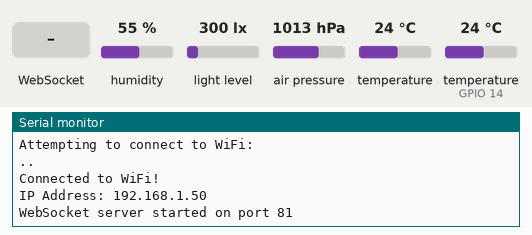
The sketch below on a simulated ESP8266 (NodeMCU). On the bench: the last lines printed to the serial monitor. Inputs (shaded band) come from the test bench; at power-on: humidity 55 %, light level 300 lx, air pressure 1013 hPa, temperature 24 °C, temperature (sensor on GPIO 14) 24 °C. WiFi joins after 1.5 s; servers stay silent unless stated.

Above: at 3.2 s.
3.3 s: WebSocket text "BMP180" received
At 4.4 s:
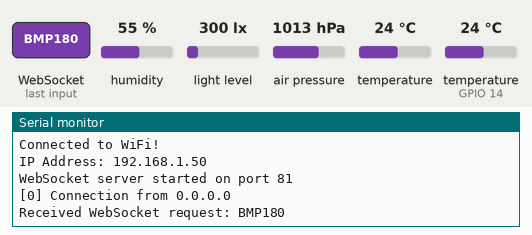
4.8 s: WebSocket text "BH1750" received
At 5.5 s:
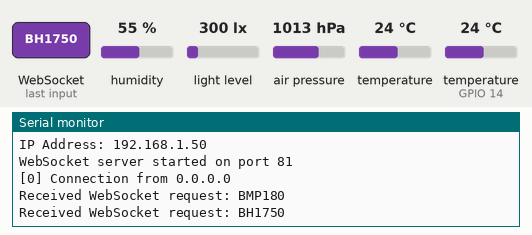
6.3 s: WebSocket text "DHT11" received
At 6.7 s:
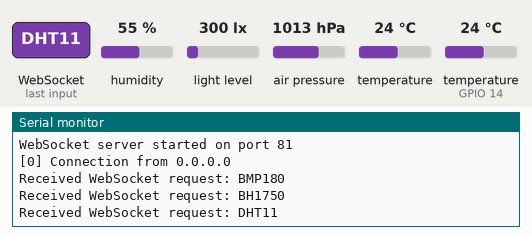
7.8 s: WebSocket text "1" received
At 9.0 s:
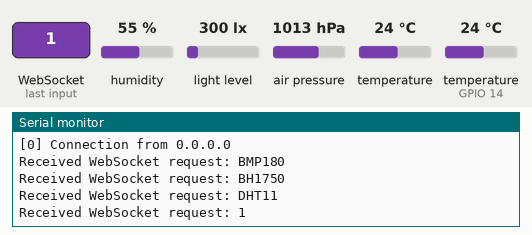

The sketch:

mqtt_sensors.ino
```cpp
#include <Wire.h>
#include <Adafruit_Sensor.h>
#include <Adafruit_BMP085_U.h>
#include <BH1750.h>
#include <DHT.h>
#include <DHT_U.h>
#include <ESP8266WiFi.h>
#include <WebSocketsServer.h>
#include "arduino_secrets.h" // Include the header for WiFi credentials

// BMP180
Adafruit_BMP085_Unified bmp = Adafruit_BMP085_Unified(10085);

// BH1750
BH1750 lightMeter;

// DHT11
#define DHTPIN 14  // Pinul GPIO al plăcii conectat la DATA (OUT) al senzorului
#define DHTTYPE DHT11
DHT dht(DHTPIN, DHTTYPE);

// I2C Pins
#define SDA_PIN 4  // SDA conectat la GPIO4 (D2)
#define SCL_PIN 5  // SCL conectat la GPIO5 (D1)

// WiFi and WebSocket Configuration
WebSocketsServer webSocket(81); // WebSocket server on port 81

void connectToWiFi() {
  Serial.print("Attempting to connect to WiFi: ");
  Serial.println(ssid);
  WiFi.begin(ssid, pass);
  while (WiFi.status() != WL_CONNECTED) {
    Serial.print(".");
    delay(1000);
  }
  Serial.println("\nConnected to WiFi!");
  Serial.print("IP Address: ");
  Serial.println(WiFi.localIP());
}

void handleWebSocketMessage(uint8_t num, uint8_t *payload, size_t length) {
  String request = "";
  for (size_t i = 0; i < length; i++) {
    request += (char)payload[i];
  }
  request.trim();

  Serial.print("Received WebSocket request: ");
  Serial.println(request);

  String response;

  if (request == "BMP180") {
    sensors_event_t bmpEvent;
    bmp.getEvent(&bmpEvent);
    if (bmpEvent.pressure) {
      float temperature;
      bmp.getTemperature(&temperature);
      response += "BMP180 Temperature: ";
      response += String(temperature);
      response += " \u00B0C\n";

      response += "BMP180 Pressure: ";
      response += String(bmpEvent.pressure);
      response += " hPa\n";
    }
  } else if (request == "BH1750") {
    float lux = lightMeter.readLightLevel();
    response += "BH1750 Luminosity: ";
    response += String(lux);
    response += " lx\n";
  } else if (request == "DHT11") {
    float humidity = dht.readHumidity();
    float temperature = dht.readTemperature();

    if (isnan(humidity) || isnan(temperature)) {
      response += "Failed to read from DHT11 sensor!\n";
    } else {
      response += "DHT11 Humidity: ";
      response += String(humidity);
      response += " %\n";

      response += "DHT11 Temperature: ";
      response += String(temperature);
      response += " \u00B0C\n";
    }
  } else {
    response += "Invalid request. Use BMP180, BH1750, or DHT11.\n";
  }

  webSocket.sendTXT(num, response);
}

void webSocketEvent(uint8_t num, WStype_t type, uint8_t *payload, size_t length) {
  switch (type) {
    case WStype_DISCONNECTED:
      Serial.printf("[%u] Disconnected!\n", num);
      break;
    case WStype_CONNECTED:
      {
        IPAddress ip = webSocket.remoteIP(num);
        Serial.printf("[%u] Connection from ", num);
        Serial.println(ip.toString());
      }
      break;
    case WStype_TEXT:
      handleWebSocketMessage(num, payload, length);
      break;
  }
}

void setup() {
  Serial.begin(115200);
  Serial.println("Initializing sensors and WiFi...");

  // Initialize I2C
  Wire.begin(SDA_PIN, SCL_PIN);

  // Initialize BMP180
  if (!bmp.begin()) {
    Serial.println("BMP180 not detected. Check connections!");
    while (1);
  }
  Serial.println("BMP180 initialized successfully.");

  // Initialize BH1750
  if (!lightMeter.begin(BH1750::CONTINUOUS_HIGH_RES_MODE, 0x23)) {
    Serial.println("BH1750 not detected at 0x23. Trying 0x5C...");
    if (!lightMeter.begin(BH1750::CONTINUOUS_HIGH_RES_MODE, 0x5C)) {
      Serial.println("BH1750 not detected at 0x5C!");
      while (1);
    }
  }
  Serial.println("BH1750 initialized successfully.");

  // Initialize DHT11
  dht.begin();
  Serial.println("DHT11 initialized successfully.");

  // Connect to WiFi
  connectToWiFi();

  // Start WebSocket server
  webSocket.begin();
  webSocket.onEvent(webSocketEvent);
  Serial.println("WebSocket server started on port 81");
}

void loop() {
  webSocket.loop();
}
```

arduino_secrets.h
```cpp
////// Please enter your sensitive data in the Secret tab/arduino_secrets.h
char ssid[] = "";  // your network SSID
char pass[] = "";  // your network password
```

Measured:
- after the input at 3.3 s, the serial monitor: prints a new line at once (image 1)
- after the input at 4.8 s, the serial monitor: prints a new line at once (image 2)
- after the input at 6.3 s, the serial monitor: prints a new line at once (image 3)
- after the input at 7.8 s, the serial monitor: prints a new line at once (image 4)
